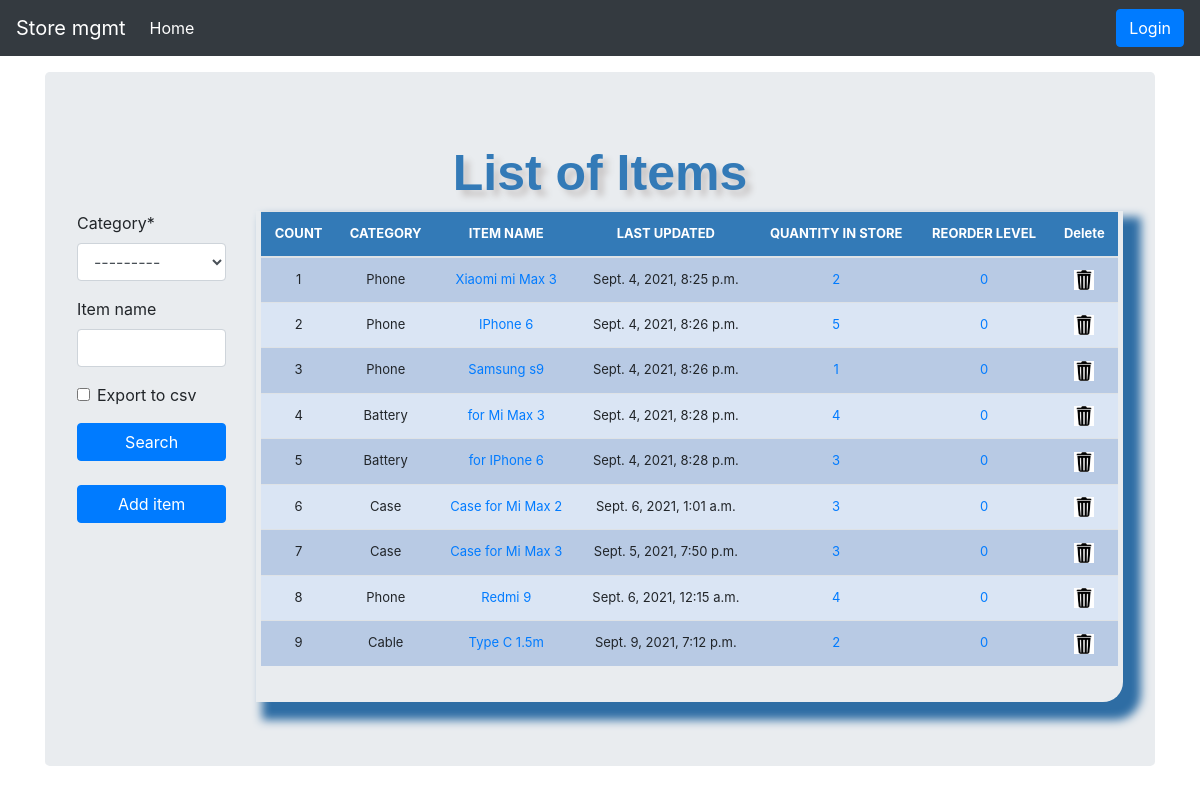
/list_items/, run on an earlier commit of the app's database.
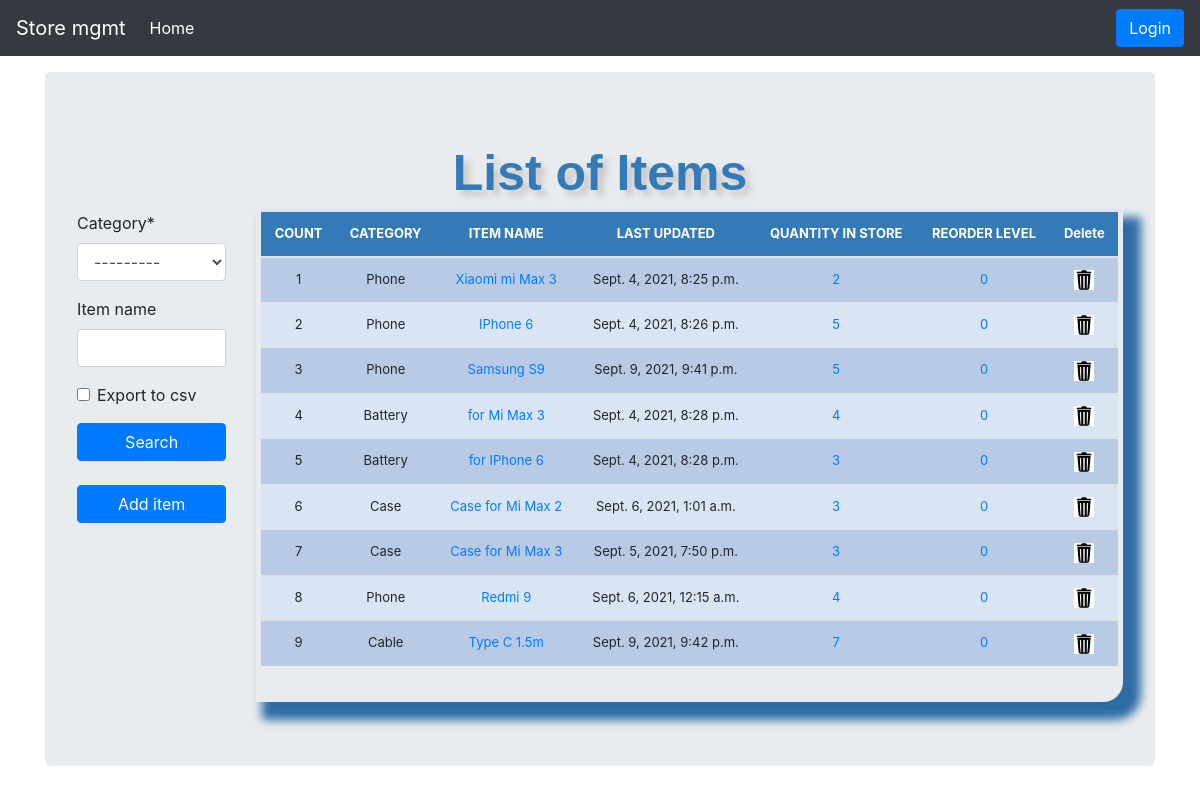
And on a later commit of the database.
### stockmgmt/models.py (models this page shows, shortened)
class Stock(models.Model):
    category = models.ForeignKey(Category, on_delete=models.CASCADE)
    item_name = models.CharField(max_length=50, blank=True, null=True)
    quantity = models.IntegerField(default=0, blank=True, null=True)
    receive_quantity = models.IntegerField(default=0, blank=True, null=True)
    receive_by = models.CharField(max_length=50, blank=True, null=True)
    issue_quantity = models.IntegerField(default=0, blank=True, null=True)
    issue_by = models.CharField(max_length=50, blank=True, null=True)
    issue_to = models.CharField(max_length=50, blank=True, null=True)
    created_by = models.CharField(max_length=50, blank=True, null=True)
    reorder_level = models.IntegerField(default=0, blank=True, null=True)
    last_updated = models.DateTimeField(auto_now=True, auto_now_add=False)
    time_stamp = models.DateTimeField(auto_now=False, auto_now_add=True)
    export_to_CSV = models.BooleanField(default=False)

class Category(models.Model):
    name = models.CharField(max_length=50, blank=True, null=True)
    def __str__(self):
        return self.name

### stockmgmt/views.py (the view, shortened to what this page needs)
# urls.py: path('list_items/', views.list_item, name='list_items'),
def list_item(request):
    title = 'List of Items'
    form = StockSearchForm(request.POST or None)
    queryset = Stock.objects.all()
    context = {
        'form': form,
        'title': title,
        'queryset': queryset
    }
    return render(request, 'stockmgmt/list_item.html', context)

### stockmgmt/forms.py
class StockSearchForm(forms.ModelForm):
    export_to_CSV = forms.BooleanField(required=False)
    class Meta:
        model = Stock
        fields = ['category', 'item_name']

### templates/stockmgmt/list_item.html (shortened to what this page needs)
{% extends 'stockmgmt/home.html' %}
{% load static %}
{% load crispy_forms_tags %}
{% block header %}
    {{ title }}
{% endblock %}
{% block content %}
    <div class="row">
        <div class="col-sm-2">
            <form method="POST" action="">
                {{ form|crispy }}
                <input class="btn btn-primary btn-block" type="submit" value="Search"/>
            </form>
            <br>
            <a href="{% url 'add_items' %}">
                <div class="btn btn-primary btn-block">Add item</div>
            </a>
        </div>
        <div class="col-sm-10">
            <div class="display_table">
                <table class='table'>
                    <thead>
                    <tr>
                        <th>COUNT</th>
                        <th>CATEGORY</th>
                        <th>ITEM NAME</th>
                        <th>LAST UPDATED</th>
                        <th>QUANTITY IN STORE</th>
                        <th>REORDER LEVEL</th>
                        <th>Delete</th>
                    </tr>
                    </thead>
                    {% for instance in queryset %}
                        <tr>
                            <td>{{ forloop.counter }}</td>
                            <td>{{ instance.category }}</td>
                            <td><a href="{% url 'update_items' instance.id %}">
                                {{ instance.item_name }}</a></td>
                            <td> {{ instance.last_updated }}</td>
                            <td>
                                <a href="{% url 'stock_detail' instance.id %}">
                                    {% if instance.quantity <= instance.reorder_level %}
                                        <div style="background-color: orangered">
                                            {{ instance.quantity }}
                                        </div>
                                    {% else %}
                                        {{ instance.quantity }}
                                    {% endif %}
                                </a>
                            </td>
                            <td><a href="{% url 'reorder_level' instance.id %}">
                                {{ instance.reorder_level }}
                            </a>
                            </td>
                            <td>
                                <a href="{% url 'delete_items' instance.id %}">
                                    <img src="{% static 'stockmgmt/img/trash.png' %}" style=width:20px;height:20px;>
                                </a>
                            </td>
                        </tr>
                    {% endfor %}
                </table>
            </div>
        </div>
    </div>
{% endblock %}

What changed in the data, as far as the page shows it:
changed Stock: item_name "Samsung s9" → "Samsung S9"; last_updated "Sept. 4, 2021, 8:26 p.m." → "Sept. 9, 2021, 9:41 p.m."; quantity "1" → "5"
changed Stock "Type C 1.5m": last_updated "Sept. 9, 2021, 7:12 p.m." → "Sept. 9, 2021, 9:42 p.m."; quantity "2" → "7"
